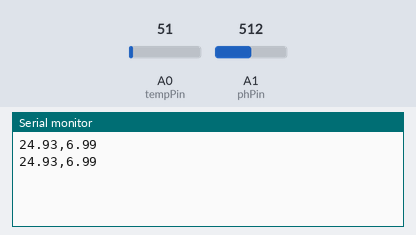
The sketch below on a simulated Arduino Uno, built with avr-gcc and run on an emulated ATmega328P. Shown: the last lines printed to the serial monitor. Inputs (shaded band) come from the test bench; at power-on: A0 (tempPin) = 51, A1 (phPin) = 512.

Above: at 1.8 s.
1.9 s: A0 (tempPin) set to 61
At 2.8 s:
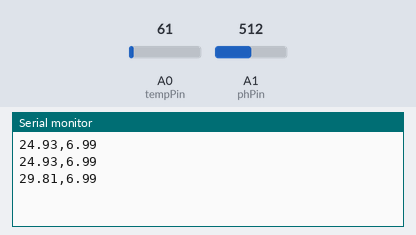
3.4 s: A1 (phPin) set to 716
At 4.5 s:
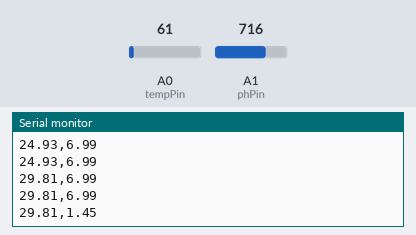
4.9 s: A0 (tempPin) set to 71
At 5.3 s:
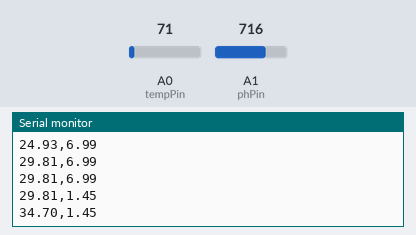
6.4 s: A1 (phPin) set to 900
At 7.8 s:
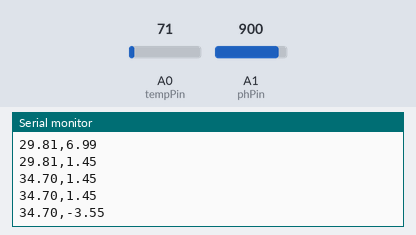
Timing chart, 0 to 8.9 s (numbered marks = the images above; inputs shaded):
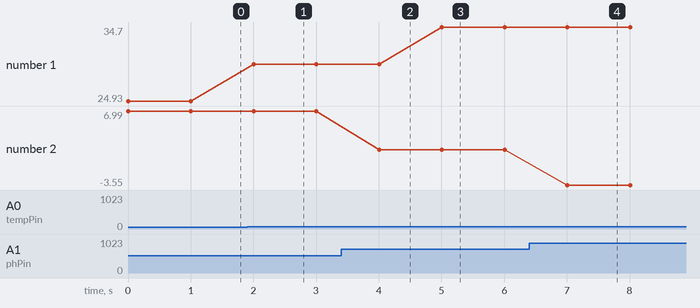

The sketch:

Ardiuno-code.ino
```cpp
const int tempPin = A0;
const int phPin = A1;

void setup() {
  Serial.begin(9600);
}

void loop() {
  int tempRaw = analogRead(tempPin);
  float voltage = tempRaw * (5.0 / 1023.0);
  float temperature = voltage * 100;  // LM35 sensor logic

  int phRaw = analogRead(phPin);
  float phVoltage = phRaw * (5.0 / 1023.0);
  float ph = 7 + ((2.5 - phVoltage) / 0.18);  // Basic calibration

  Serial.print(temperature);
  Serial.print(",");
  Serial.println(ph);

  delay(1000);  // send data every 1 second
}
// This code reads temperature from an LM35 sensor and pH from a pH sensor,
// converting the analog readings to temperature in Celsius and pH value.
```

Measured:
- after the input at 1.9 s, the serial monitor: prints a new line after 0.10 s (image 1)
- after the input at 3.4 s, the serial monitor: prints a new line after 0.60 s (image 2)
- after the input at 4.9 s, the serial monitor: prints a new line after 0.11 s (image 3)
- after the input at 6.4 s, the serial monitor: prints a new line after 0.61 s (image 4)
- plotted number 1: 24.93 → 29.81 after the input at 1.9 s, 29.81 → 34.7 after the input at 4.9 s
- plotted number 2: 6.99 → 1.45 after the input at 3.4 s, 1.45 → -3.55 after the input at 6.4 s
